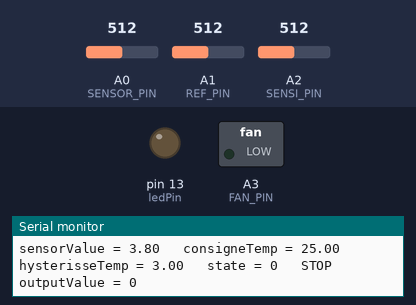
A sketch run on a simulated Arduino Uno, built with avr-gcc and run on an emulated ATmega328P. Shown: switched loads named in the sketch (green lamp = pin HIGH), output pins drawn as LEDs (lit = HIGH), the last lines printed to the serial monitor. Inputs (shaded band) come from the test bench; at power-on: A0 (SENSOR_PIN) = 512, A1 (REF_PIN) = 512, A2 (SENSI_PIN) = 512.

Above: at 1.8 s.
1.9 s: A0 (SENSOR_PIN) set to 696
4.7 s: A0 (SENSOR_PIN) set to 712
At 6.5 s:
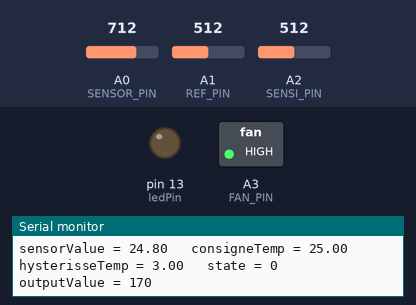
6.9 s: A1 (REF_PIN) set to 498
At 8.3 s:
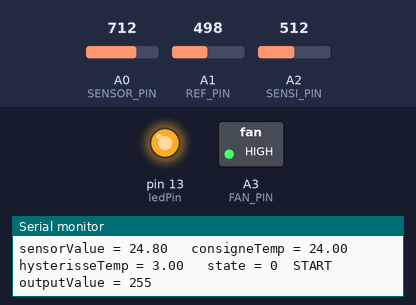
9.0 s: A1 (REF_PIN) set to 716
At 10.3 s:
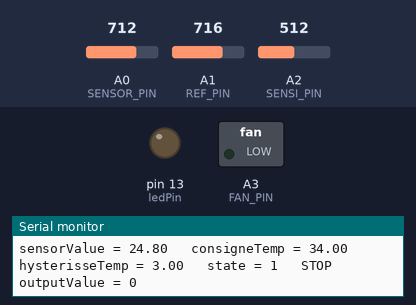
11.1 s: A1 (REF_PIN) set to 511
At 12.2 s:
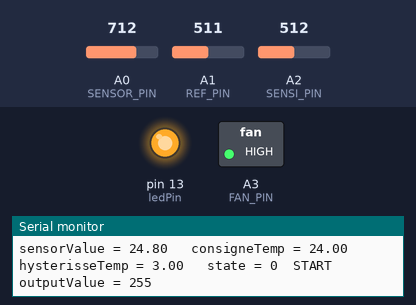
Timing chart, 0 to 14.1 s (numbered marks = the images above; inputs shaded):
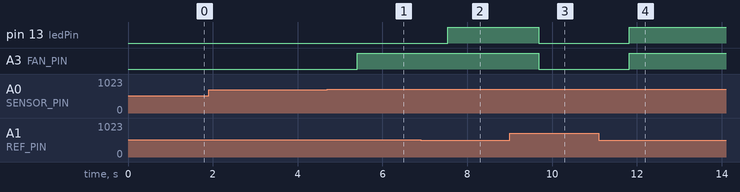

Measured:
- the behaviour switches between 703 and 704 on A0 (SENSOR_PIN) (found by bisection; images 0 and 1)
- the behaviour switches between 512 and 511 on A1 (REF_PIN) (found by bisection; images 1 and 2)
- after the input at 4.7 s, A3 (FAN_PIN): LOW → HIGH after 0.70 s
- after the input at 6.9 s, pin 13 (ledPin): LOW → HIGH after 0.64 s
- after the input at 9.0 s, pin 13 (ledPin), A3 (FAN_PIN): HIGH → LOW after 0.68 s
- after the input at 11.1 s, pin 13 (ledPin), A3 (FAN_PIN): LOW → HIGH after 0.72 s

The sketch:

Thermometre.ino
```cpp
/*
  Analog Input
*/

#define VREF 1076 //mV
#define NB_ANAOG_STEP 1023
#define LM36OFFSET_VOLTAGE 750  //mV
#define LM36OFFSET_TEMP 25
#define LM36Coef 10
#define DELAY 1000
#define FAN_PIN A3
#define SENSOR_PIN A0
#define REF_PIN A1
#define SENSI_PIN A2
#define MIN_TEMP 0
#define MAX_TEMP 500
#define MIN_HYST 10
#define MAX_HYST 50


//int sensorPin = A0;    // select the input pin for the potentiometer

int ledPin = 13;      // select the pin for the LED
float sensorValue = 0;  // variable to store the value coming from the sensor
float consigneTemp=10;
float hysterisseTemp=5;
boolean state=false;
int fanSpeed;

void setup() {

  // declare the ledPin as an OUTPUT:
  pinMode(FAN_PIN, OUTPUT);
  pinMode(ledPin, OUTPUT);
  analogReference(INTERNAL);

  Serial.begin(9800);
  Serial.print("Start");
}

void loop() {
  int outputValue;
  consigneTemp= map(analogRead(REF_PIN),0,1023,MIN_TEMP,MAX_TEMP)/10;
  hysterisseTemp= map(analogRead(SENSI_PIN),0,1023,MIN_HYST,MAX_HYST)/10;
  // read the value from the sensor:
  sensorValue = readTemp();

  Serial.print("sensorValue = ");
  Serial.print(sensorValue);
  Serial.print("\t consigneTemp = ");
  Serial.print(consigneTemp);
  Serial.print("\t hysterisseTemp = ");
  Serial.print(hysterisseTemp);
  Serial.print("\t state = ");
  Serial.print(state);

  if(sensorValue<=(consigneTemp-hysterisseTemp)){
    Serial.print("\t STOP");
    outputValue=0;
    state=false;
  }
  else{
    if(sensorValue>=consigneTemp){
      Serial.print("\tSTART");
      state=true;
      outputValue=255;
    }
    else{
      outputValue=map(sensorValue,consigneTemp-hysterisseTemp,consigneTemp,0,255);
    }
  }
  Serial.print("\t outputValue = ");
  Serial.println(outputValue);
  analogWrite(FAN_PIN, outputValue);
  // turn the ledPin on
  digitalWrite(ledPin, state);

  delay(DELAY);
}

/****************************************************************************/

float readTemp() {  // get temperature and convert it to celsius

  long nbSteps= analogRead(SENSOR_PIN);
    Serial.print("nbSteps = ");
  Serial.print(nbSteps);
  float voltage=(VREF*nbSteps)/NB_ANAOG_STEP; // voltage in mV
  Serial.print("\t voltage = ");
  Serial.println(voltage);
  float temp=((voltage-LM36OFFSET_VOLTAGE)/LM36Coef)+LM36OFFSET_TEMP;
  return temp;
}
```
